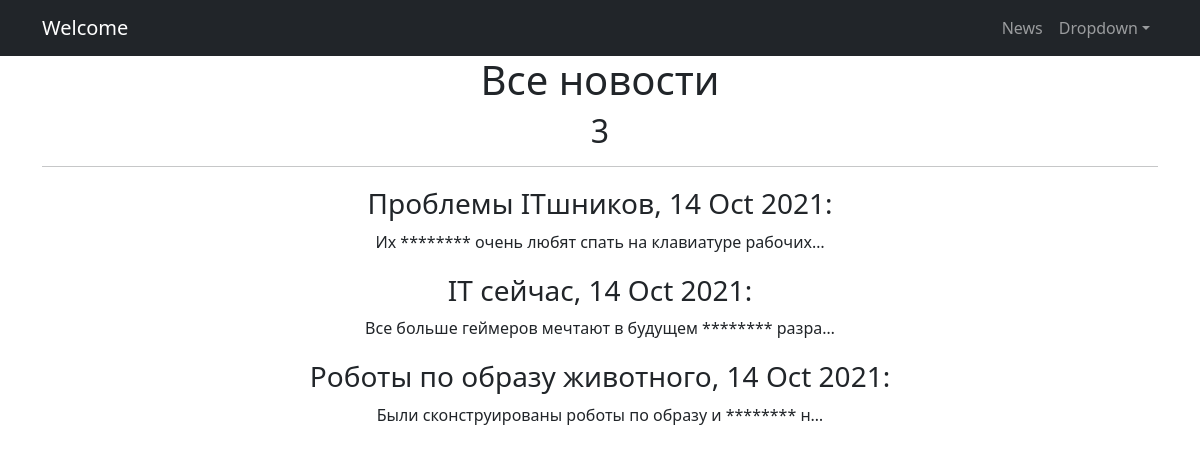
Page /news/ on the committed database.
### News/models.py (models this page shows, shortened)
class Post(models.Model):
    author = models.ForeignKey(Author, on_delete=models.CASCADE)
    NEWS = 'NW'
    ARTICLE = 'AR'
    CATEGORY_CHOICES = (
        (NEWS, 'Новость'),
        (ARTICLE, 'Статья'),
    )
    categoryType = models.CharField(max_length=2, choices=CATEGORY_CHOICES, default=ARTICLE)
    dateCreation = models.DateTimeField(auto_now_add=True)
    postCategory = models.ManyToManyField(Category, through='PostCategory')
    title = models.CharField(max_length=128)
    text = models.TextField()
    rating = models.SmallIntegerField(default=0)

### News/views.py (the view)
# urls.py: path('', NewsPost.as_view()),
class NewsPost(ListView):
    model = Post
    template_name = 'flatpages/news.html'
    context_object_name = 'News'
    queryset = Post.objects.order_by('-dateCreation')

### News/templatetags/filters.py (called while the page is built)
@register.filter(name = 'block_words')
def block_words(value):
    text = value.split()
    for word in text:
        if word.lower() in censor:
            value = value.replace(word, '********')
    return value

### templates/flatpages/news.html (shortened to what this page needs)
{% extends 'flatpages/default.html' %}
{% load filters %}
{% block content %}
<h1>Все новости </h1>
<h2>{{News|length}}</h2>
<hr>
{% for Post in News %}
   <h2><small> {{ Post.title }}, {{Post.dateCreation|date:'d M Y'}}:</small></h2>
   <p> {{ Post.text|truncatechars:50 |block_words }} </p>
{% endfor %}
{% endblock content %}

### templates/flatpages/default.html (shortened to what this page needs)
{% load static %}
<!DOCTYPE html>
<link href="{% static 'css/styles.css' %}" rel="stylesheet" />
<html lang="en">
    <head>
        <link href="{% static 'vendor/bootstrap/css/bootstrap.min.css' %}" rel="stylesheet" />
    </head>
    <body>
        <nav class="navbar navbar-expand-lg navbar-dark bg-dark">
            <div class="container">
                <a class="navbar-brand" href="#">Welcome</a>
                <div class="collapse navbar-collapse" id="navbarSupportedContent">
                    <ul class="navbar-nav ms-auto mb-2 mb-lg-0">
                        <li class="nav-item"><a class="nav-link active" aria-current="page" href="#"></a></li>
                        <li class="nav-item"><a class="nav-link" href="/news">News</a></li>
                        <li class="nav-item dropdown">
                            <a class="nav-link dropdown-toggle" id="navbarDropdown" href="#" role="button" data-bs-toggle="dropdown" aria-expanded="false">Dropdown</a>
                        </li>
                    </ul>
                </div>
            </div>
        </nav>
        <div class="container">
    <div class="row">
      <div class="col-lg-12 text-center">
       {% block content %}{% endblock content %}
      </div>
    </div>
  </div>
    </body>
</html>

### rows in the picture
Post: title "Проблемы ITшников", dateCreation "14 Oct 2021", text|block_words "Их ******** очень любят спать на клавиатуре рабочих…"
Post: title "IT сейчас", dateCreation "14 Oct 2021", text|block_words "Все больше геймеров мечтают в будущем ******** разра…"
Post: title "Роботы по образу животного", dateCreation "14 Oct 2021", text|block_words "Были сконструированы роботы по образу и ******** н…"

### other values in the picture
{{ News|length }} "3"
